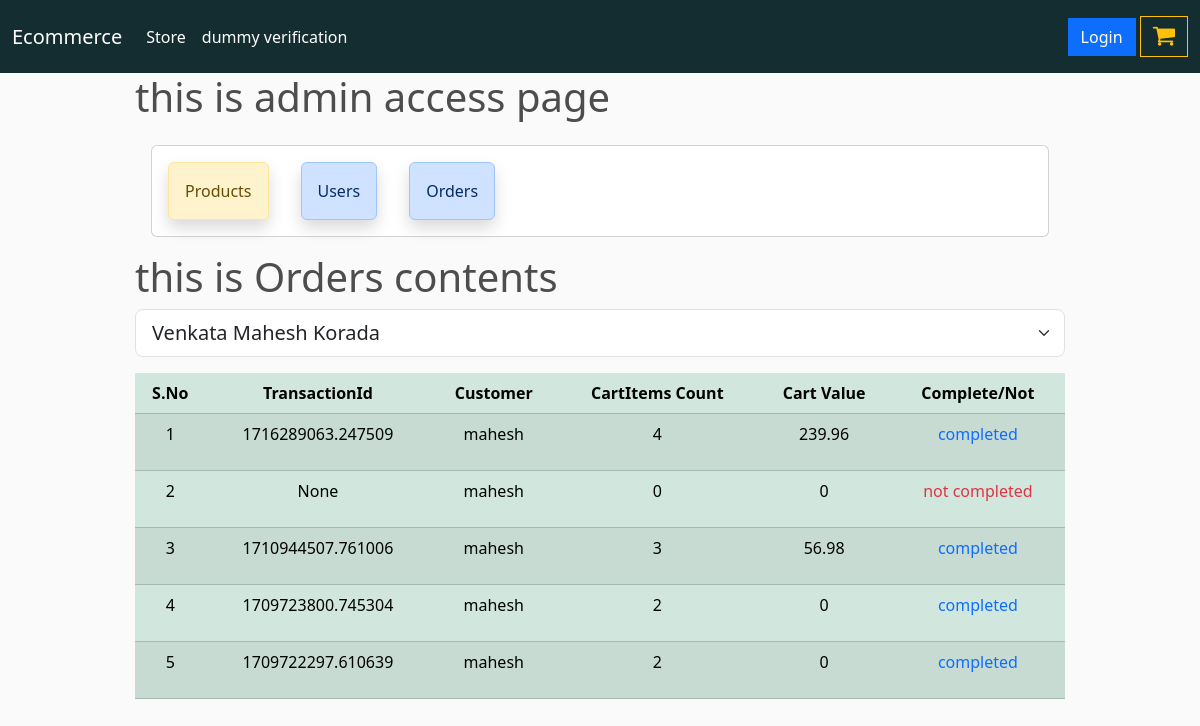
/admin-access/orders/1/, run on the app's committed database.
### store/models.py (models this page shows, shortened)
class Order(models.Model):
    customer = models.ForeignKey(Customer, on_delete = models.CASCADE, null = True, blank = True)
    date_ordered = models.DateTimeField(auto_now_add = True)
    complete = models.BooleanField(default = False, null = True, blank = False)
    transaction_id = models.CharField(max_length = 100, null = True)
    class Meta:
        ordering = [ '-date_ordered']
    @property
    def get_cart_total(self):
        orderitems = self.orderitem_set.all()
        total = sum([item.get_total for item in orderitems])
        return total
    @property
    def get_cart_quantity(self):
        orderitems = self.orderitem_set.all()
        total = sum([item.quantity for item in orderitems])
        return total

class Customer(models.Model):
    user = models.OneToOneField(User, on_delete = models.CASCADE, null = True, blank = True)
    name = models.CharField(max_length = 100, null = True)
    email = models.CharField(max_length = 100, null = True)

class OrderItem(models.Model):
    product = models.ForeignKey(Product, on_delete = models.SET_NULL, null = True, blank = True)
    order = models.ForeignKey(Order, on_delete = models.SET_NULL, null = True, blank = True)
    quantity = models.IntegerField(default = 0, null = True, blank = True)
    date_added = models.DateTimeField(auto_now_add = True)
    @property
    def get_total(self):
        if self.product is not None and self.product.price is not None:
            total = self.product.price * self.quantity
            return total
        else:
            return 0

class Product(models.Model):
    name = models.CharField(max_length = 100, null = True)
    price = models.FloatField()
    digital = models.BooleanField(default = False, null = True, blank = False)
    image = models.ImageField(blank=True, null=True)
    created_at = models.DateTimeField(auto_now_add = True)
    updated_at = models.DateTimeField(auto_now = True)
    class Meta:
        ordering = [ '-updated_at', '-created_at']

### admin_access/views.py (the view)
# urls.py: path('orders/', admin_orders, name='admin-orders'),
def admin_orders(request, customer_id=None):
    customers = Customer.objects.all()
    if customer_id:
        selected_customer = Customer.objects.get(id = customer_id)
        orders = Order.objects.filter(customer = customer_id )
    else:
        orders = Order.objects.all()
        selected_customer = None
    return render(request, 'admin_access/admin_orders.html', {'orders':orders, 'customers':customers, 'selected_customer': selected_customer })

### admin_access/templates/admin_access/admin_orders.html (shortened to what this page needs)
{% extends 'admin_access/admin_home.html' %}
{% load static %}
{% block admin_content %}
<h1>this is Orders contents</h1>
<select class="form-select form-select-lg mb-3" id="customerSelect" aria-label="Large select example" name="customer_id">
    {% for customer in customers %}
        <option value="{% url 'admin-orders-filtered' customer.id %}" {% if selected_customer and customer.id == selected_customer.id %}selected{% endif %}>
            {{ customer.name }}
        </option>
    {% endfor %}
</select>
<table class="table table-success table-striped text-center">
    <thead>
        <th>S.No</th>
        <th>TransactionId</th>
        <th>Customer</th>
        <th>CartItems Count</th>
        <th>Cart Value</th>
        <th>Complete/Not</th>
    </thead>
    <tbody>
        {% for order in orders %}
            <tr>
                <td>{{forloop.counter}}</td>
                <td>{{order.transaction_id}}</td>
                <td>{{order.customer.user.username}}</td>
                <td>{{order.get_cart_quantity}}</td>
                <td>{{order.get_cart_total}}</td>
                <td>
                    {% if order.complete %}
                        <p class="text-primary">completed</p>
                    {% else %}
                        <p class="text-danger">not completed</p>
                    {% endif %}
                </td>
            </tr>
        {% endfor %}
    </tbody>
</table>
{% endblock %}

### static/css/main.css (style rules this page uses)
body { background-color: hsl(0, 0%, 98%); }
h1,h2,h3,h4,h5,h6 { color:hsl(0, 0%, 30%); }

### data on the page
Order: transaction_id "1716289063.247509", customer.user.username "mahesh", get_cart_quantity "4", get_cart_total "239.96", complete "completed"
Order: transaction_id "None", customer.user.username "mahesh", get_cart_quantity "0", get_cart_total "0", complete "not completed"
Order: transaction_id "1710944507.761006", customer.user.username "mahesh", get_cart_quantity "3", get_cart_total "56.98", complete "completed"
Order: transaction_id "1709723800.745304", customer.user.username "mahesh", get_cart_quantity "2", get_cart_total "0", complete "completed"
Order: transaction_id "1709722297.610639", customer.user.username "mahesh", get_cart_quantity "2", get_cart_total "0", complete "completed"

### other printed values
form field customer_id "Venkata Mahesh Korada"
